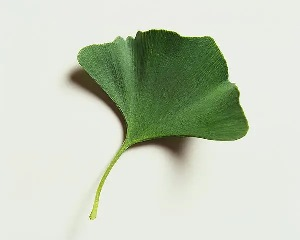
#> input picture Experiment 3/leaf.jpg, 300 x 240 px
$ python 'task 2.py' leaf.jpg
#> lines starting #> are read from the running program, lines starting #| are printed output that depends on the picture; after the words box and inside, x2 and y2 are one past the last pixel; in counts of white or black regions, pixels touching at a corner belong together

import cv2
import numpy as np
import matplotlib.pyplot as plt
import os
import sys
import argparse


# Allow passing an image path as an optional argument; otherwise use the default path
parser = argparse.ArgumentParser(description='Threshold segmentation for leaf image')
parser.add_argument('image', nargs='?', help='D:\Study\sem 5\Image processing\projects\Experiment 3\Experiment 3\leaf.jpg')
args = parser.parse_args()

default_path = r'D:\Study\sem 5\Image processing\projects\Experiment 3\Experiment 3\leaf.jpg'
image_path = args.image if args.image else default_path

if not os.path.exists(image_path):
    print(f"Error: image not found at {image_path}")
    sys.exit(1)

image = cv2.imread(image_path)
#> image is the input picture: shape (240, 300, 3); mean B, G, R 190, 207.4, 198.7
if image is None:
    print(f"Error: cv2 failed to read image at {image_path}")
    sys.exit(1)

# Convert to grayscale
gray = cv2.cvtColor(image, cv2.COLOR_BGR2GRAY)
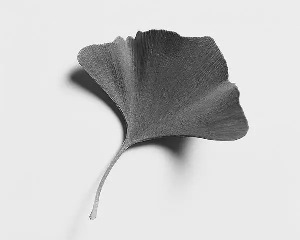
#> gray: shape (240, 300); min 17, max 252, mean 202.7

# Method 1: Otsu's automatic thresholding
otsu_thresh, binary_otsu = cv2.threshold(gray, 0, 255, cv2.THRESH_BINARY + cv2.THRESH_OTSU)
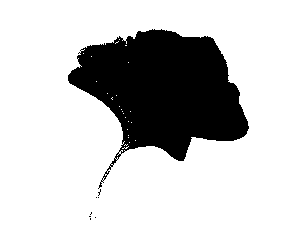
#> binary_otsu: shape (240, 300); 78.8% white; 8 black regions (7 under 20 px), largest, box (x1, y1, x2, y2) and area: (68, 29, 249, 189) 15263
#> otsu_thresh = 161

# Method 2: Adaptive thresholding
# Use the correct OpenCV constant name: ADAPTIVE_THRESH_GAUSSIAN_C
binary_adaptive = cv2.adaptiveThreshold(gray, 255, cv2.ADAPTIVE_THRESH_GAUSSIAN_C,
                                       cv2.THRESH_BINARY, 11, 2)
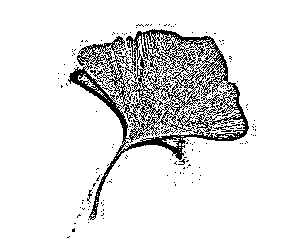
#> binary_adaptive: shape (240, 300); 88.5% white; black in thin lines or dots, all inside (x1, y1, x2, y2) = (58, 24, 256, 238)

# Method 3: Manual threshold (adjust based on your image)
_, binary_manual = cv2.threshold(gray, 127, 255, cv2.THRESH_BINARY)
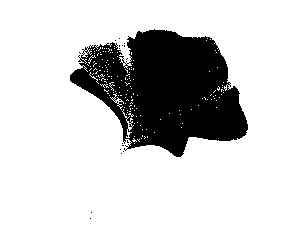
#> binary_manual: shape (240, 300); 80.7% white; 19 black regions (18 under 20 px), largest, box (x1, y1, x2, y2) and area: (70, 29, 248, 157) 13881

# Display results
plt.figure(figsize=(15, 10))

plt.subplot(2, 3, 1)
plt.imshow(gray, cmap='gray')
plt.title('Original Grayscale')
plt.axis('off')

plt.subplot(2, 3, 2)
plt.imshow(binary_otsu, cmap='gray')
plt.title(f'Otsu Thresholding')
plt.axis('off')

plt.subplot(2, 3, 3)
plt.imshow(binary_adaptive, cmap='gray')
plt.title('Adaptive Thresholding')
plt.axis('off')

plt.subplot(2, 3, 4)
plt.imshow(binary_manual, cmap='gray')
plt.title('Manual Threshold (127)')
plt.axis('off')

# Compare histograms
plt.subplot(2, 3, 5)
plt.hist(gray.ravel(), 256, [0, 256])
plt.title('Grayscale Histogram')
plt.xlabel('Pixel Intensity')
plt.ylabel('Frequency')

# Show pixel value distributions
plt.subplot(2, 3, 6)
plt.boxplot([gray.ravel()])
plt.title('Pixel Value Distribution')
plt.ylabel('Intensity')

plt.tight_layout()
plt.show()
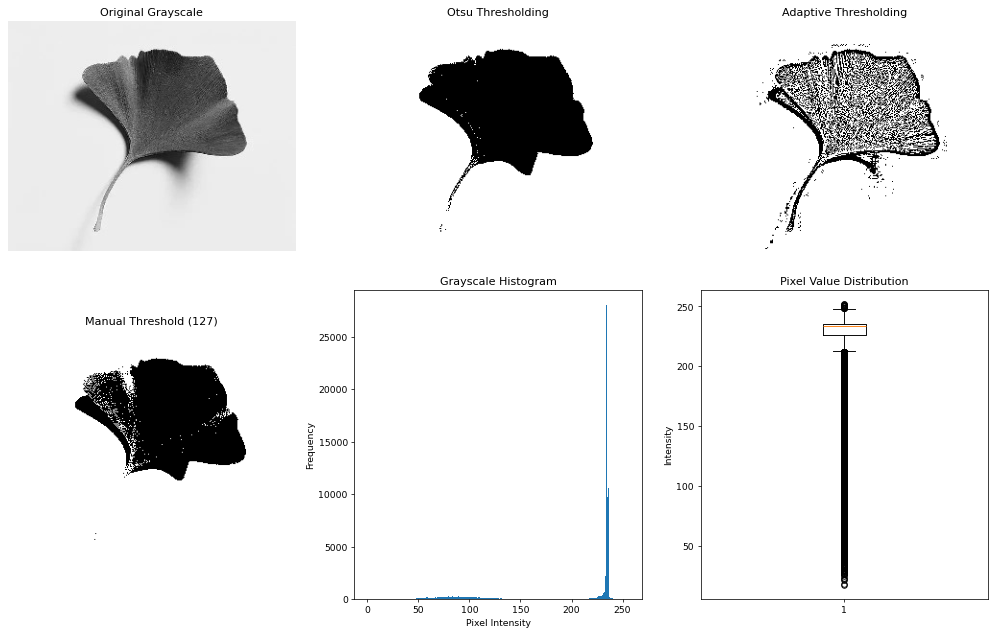
#> figure drawn by matplotlib, 6 panels; panel 5: tallest bar 28037 high, from x = 234 to 235

# Save the best binary image (using Otsu as default)
cv2.imwrite('BWI.jpg', binary_otsu)
print(f"Otsu threshold value used: {otsu_thresh}")
#| Otsu threshold value used: 161.0
print(f"Binary image saved as 'BWI.jpg'")


binary = binary_otsu
